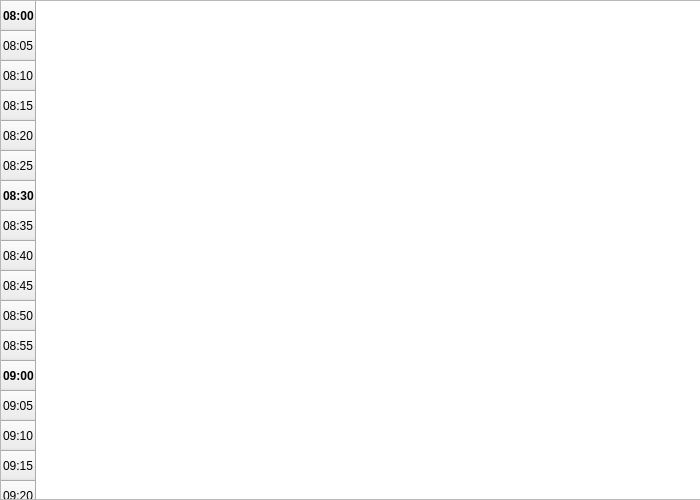
<?xml version="1.0" encoding="UTF-8"?>
<ui version="4.0">
 <class>ScheduleTable</class>
 <widget class="QWidget" name="ScheduleTable">
  <property name="geometry">
   <rect>
    <x>0</x>
    <y>0</y>
    <width>700</width>
    <height>500</height>
   </rect>
  </property>
  <property name="sizePolicy">
   <sizepolicy hsizetype="MinimumExpanding" vsizetype="MinimumExpanding">
    <horstretch>0</horstretch>
    <verstretch>0</verstretch>
   </sizepolicy>
  </property>
  <property name="minimumSize">
   <size>
    <width>500</width>
    <height>200</height>
   </size>
  </property>
  <property name="windowTitle">
   <string>Form</string>
  </property>
  <widget class="QTableWidget" name="tableWidget">
   <property name="geometry">
    <rect>
     <x>0</x>
     <y>0</y>
     <width>800</width>
     <height>500</height>
    </rect>
   </property>
   <property name="sizePolicy">
    <sizepolicy hsizetype="Expanding" vsizetype="Expanding">
     <horstretch>1</horstretch>
     <verstretch>1</verstretch>
    </sizepolicy>
   </property>
   <property name="minimumSize">
    <size>
     <width>800</width>
     <height>500</height>
    </size>
   </property>
   <property name="gridStyle">
    <enum>Qt::SolidLine</enum>
   </property>
   <row>
    <property name="text">
     <string>08:00</string>
    </property>
    <property name="font">
     <font>
      <weight>75</weight>
      <bold>true</bold>
     </font>
    </property>
   </row>
   <row>
    <property name="text">
     <string>08:05</string>
    </property>
   </row>
   <row>
    <property name="text">
     <string>08:10</string>
    </property>
   </row>
   <row>
    <property name="text">
     <string>08:15</string>
    </property>
   </row>
   <row>
    <property name="text">
     <string>08:20</string>
    </property>
   </row>
   <row>
    <property name="text">
     <string>08:25</string>
    </property>
   </row>
   <row>
    <property name="text">
     <string>08:30</string>
    </property>
    <property name="font">
     <font>
      <weight>75</weight>
      <bold>true</bold>
     </font>
    </property>
   </row>
   <row>
    <property name="text">
     <string>08:35</string>
    </property>
   </row>
   <row>
    <property name="text">
     <string>08:40</string>
    </property>
   </row>
   <row>
    <property name="text">
     <string>08:45</string>
    </property>
   </row>
   <row>
    <property name="text">
     <string>08:50</string>
    </property>
   </row>
   <row>
    <property name="text">
     <string>08:55</string>
    </property>
   </row>
   <row>
    <property name="text">
     <string>09:00</string>
    </property>
    <property name="font">
     <font>
      <weight>75</weight>
      <bold>true</bold>
     </font>
    </property>
   </row>
   <row>
    <property name="text">
     <string>09:05</string>
    </property>
   </row>
   <row>
    <property name="text">
     <string>09:10</string>
    </property>
   </row>
   <row>
    <property name="text">
     <string>09:15</string>
    </property>
   </row>
   <row>
    <property name="text">
     <string>09:20</string>
    </property>
   </row>
   <row>
    <property name="text">
     <string>09:25</string>
    </property>
   </row>
   <row>
    <property name="text">
     <string>09:30</string>
    </property>
    <property name="font">
     <font>
      <weight>75</weight>
      <bold>true</bold>
     </font>
    </property>
   </row>
   <row>
    <property name="text">
     <string>09:35</string>
    </property>
   </row>
   <row>
    <property name="text">
     <string>09:40</string>
    </property>
   </row>
   <row>
    <property name="text">
     <string>09:45</string>
    </property>
   </row>
   <row>
    <property name="text">
     <string>09:50</string>
    </property>
   </row>
   <row>
    <property name="text">
     <string>09:55</string>
    </property>
   </row>
   <row>
    <property name="text">
     <string>10:00</string>
    </property>
    <property name="font">
     <font>
      <weight>75</weight>
      <bold>true</bold>
     </font>
    </property>
   </row>
   <row>
    <property name="text">
     <string>10:05</string>
    </property>
   </row>
   <row>
    <property name="text">
     <string>10:10</string>
    </property>
   </row>
   <row>
    <property name="text">
     <string>10:15</string>
    </property>
   </row>
   <row>
    <property name="text">
     <string>10:20</string>
    </property>
   </row>
   <row>
    <property name="text">
     <string>10:25</string>
    </property>
   </row>
   <row>
    <property name="text">
     <string>10:30</string>
    </property>
    <property name="font">
     <font>
      <weight>75</weight>
      <bold>true</bold>
     </font>
    </property>
   </row>
   <row>
    <property name="text">
     <string>10:35</string>
    </property>
   </row>
   <row>
    <property name="text">
     <string>10:40</string>
    </property>
   </row>
   <row>
    <property name="text">
     <string>10:45</string>
    </property>
   </row>
   <row>
    <property name="text">
     <string>10:50</string>
    </property>
   </row>
   <row>
    <property name="text">
     <string>10:55</string>
    </property>
   </row>
   <row>
    <property name="text">
     <string>11:00</string>
    </property>
    <property name="font">
     <font>
      <weight>75</weight>
      <bold>true</bold>
     </font>
    </property>
   </row>
   <row>
    <property name="text">
     <string>11:05</string>
    </property>
   </row>
   <row>
    <property name="text">
     <string>11:10</string>
    </property>
   </row>
   <row>
    <property name="text">
     <string>11:15</string>
    </property>
   </row>
   <row>
    <property name="text">
     <string>11:20</string>
    </property>
   </row>
   <row>
    <property name="text">
     <string>11:25</string>
    </property>
   </row>
   <row>
    <property name="text">
     <string>11:30</string>
    </property>
    <property name="font">
     <font>
      <weight>75</weight>
      <bold>true</bold>
     </font>
    </property>
   </row>
   <row>
    <property name="text">
     <string>11:35</string>
    </property>
   </row>
   <row>
    <property name="text">
     <string>10:40</string>
    </property>
   </row>
   <row>
    <property name="text">
     <string>11:45</string>
    </property>
   </row>
   <row>
    <property name="text">
     <string>11:50</string>
    </property>
   </row>
   <row>
    <property name="text">
     <string>11:55</string>
    </property>
   </row>
   <row>
    <property name="text">
     <string>12:00</string>
    </property>
    <property name="font">
     <font>
      <weight>75</weight>
      <bold>true</bold>
     </font>
    </property>
   </row>
   <row>
    <property name="text">
     <string>12:05</string>
    </property>
   </row>
   <row>
    <property name="text">
     <string>12:10</string>
    </property>
   </row>
   <row>
    <property name="text">
     <string>12:15</string>
    </property>
   </row>
   <row>
    <property name="text">
     <string>12:20</string>
    </property>
   </row>
   <row>
    <property name="text">
     <string>12:25</string>
    </property>
   </row>
   <row>
    <property name="text">
     <string>12:30</string>
    </property>
    <property name="font">
     <font>
      <weight>75</weight>
      <bold>true</bold>
     </font>
    </property>
   </row>
   <row>
    <property name="text">
     <string>12:35</string>
    </property>
   </row>
   <row>
    <property name="text">
     <string>12:40</string>
    </property>
   </row>
   <row>
    <property name="text">
     <string>12:45</string>
    </property>
   </row>
   <row>
    <property name="text">
     <string>12:50</string>
    </property>
   </row>
   <row>
    <property name="text">
     <string>12:55</string>
    </property>
   </row>
   <row>
    <property name="text">
     <string>13:00</string>
    </property>
    <property name="font">
     <font>
      <weight>75</weight>
      <bold>true</bold>
     </font>
    </property>
   </row>
   <row>
    <property name="text">
     <string>13:05</string>
    </property>
   </row>
   <row>
    <property name="text">
     <string>13:10</string>
    </property>
   </row>
   <row>
    <property name="text">
     <string>13:15</string>
    </property>
   </row>
   <row>
    <property name="text">
     <string>13:20</string>
    </property>
   </row>
   <row>
    <property name="text">
     <string>13:25</string>
    </property>
   </row>
   <row>
    <property name="text">
     <string>13:30</string>
    </property>
    <property name="font">
     <font>
      <weight>75</weight>
      <bold>true</bold>
     </font>
    </property>
   </row>
   <row>
    <property name="text">
     <string>13:35</string>
    </property>
   </row>
   <row>
    <property name="text">
     <string>13:40</string>
    </property>
   </row>
   <row>
    <property name="text">
     <string>13:45</string>
    </property>
   </row>
   <row>
    <property name="text">
     <string>13:50</string>
    </property>
    <property name="font">
     <font>
      <weight>50</weight>
      <bold>false</bold>
     </font>
    </property>
   </row>
   <row>
    <property name="text">
     <string>13:55</string>
    </property>
   </row>
   <row>
    <property name="text">
     <string>14:00</string>
    </property>
    <property name="font">
     <font>
      <weight>75</weight>
      <bold>true</bold>
     </font>
    </property>
   </row>
   <row>
    <property name="text">
     <string>14:05</string>
    </property>
   </row>
   <row>
    <property name="text">
     <string>14:10</string>
    </property>
   </row>
   <row>
    <property name="text">
     <string>14:15</string>
    </property>
   </row>
   <row>
    <property name="text">
     <string>14:20</string>
    </property>
   </row>
   <row>
    <property name="text">
     <string>14:25</string>
    </property>
   </row>
   <row>
    <property name="text">
     <string>14:30</string>
    </property>
    <property name="font">
     <font>
      <weight>75</weight>
      <bold>true</bold>
     </font>
    </property>
   </row>
   <row>
    <property name="text">
     <string>14:35</string>
    </property>
   </row>
   <row>
    <property name="text">
     <string>14:40</string>
    </property>
   </row>
   <row>
    <property name="text">
     <string>14:45</string>
    </property>
   </row>
   <row>
    <property name="text">
     <string>14:50</string>
    </property>
   </row>
   <row>
    <property name="text">
     <string>14:55</string>
    </property>
   </row>
   <row>
    <property name="text">
     <string>15:00</string>
    </property>
    <property name="font">
     <font>
      <weight>75</weight>
      <bold>true</bold>
     </font>
    </property>
   </row>
   <row>
    <property name="text">
     <string>15:05</string>
    </property>
   </row>
   <row>
    <property name="text">
     <string>15:10</string>
    </property>
   </row>
   <row>
    <property name="text">
     <string>15:15</string>
    </property>
   </row>
   <row>
    <property name="text">
     <string>15:20</string>
    </property>
   </row>
   <row>
    <property name="text">
     <string>15:25</string>
    </property>
   </row>
   <row>
    <property name="text">
     <string>15:30</string>
    </property>
    <property name="font">
     <font>
      <weight>75</weight>
      <bold>true</bold>
     </font>
    </property>
   </row>
   <row>
    <property name="text">
     <string>15:35</string>
    </property>
   </row>
   <row>
    <property name="text">
     <string>15:40</string>
    </property>
   </row>
   <row>
    <property name="text">
     <string>15:45</string>
    </property>
   </row>
   <row>
    <property name="text">
     <string>15:50</string>
    </property>
   </row>
   <row>
    <property name="text">
     <string>15:55</string>
    </property>
   </row>
   <row>
    <property name="text">
     <string>16:00</string>
    </property>
    <property name="font">
     <font>
      <weight>75</weight>
      <bold>true</bold>
     </font>
    </property>
   </row>
   <row>
    <property name="text">
     <string>16:05</string>
    </property>
   </row>
   <row>
    <property name="text">
     <string>16:10</string>
    </property>
   </row>
   <row>
    <property name="text">
     <string>16:15</string>
    </property>
   </row>
   <row>
    <property name="text">
     <string>16:20</string>
    </property>
   </row>
   <row>
    <property name="text">
     <string>16:25</string>
    </property>
   </row>
   <row>
    <property name="text">
     <string>16:30</string>
    </property>
    <property name="font">
     <font>
      <weight>75</weight>
      <bold>true</bold>
     </font>
    </property>
   </row>
   <row>
    <property name="text">
     <string>16:35</string>
    </property>
   </row>
   <row>
    <property name="text">
     <string>16:40</string>
    </property>
   </row>
   <row>
    <property name="text">
     <string>16:45</string>
    </property>
   </row>
   <row>
    <property name="text">
     <string>16:50</string>
    </property>
   </row>
   <row>
    <property name="text">
     <string>16:55</string>
    </property>
   </row>
   <row>
    <property name="text">
     <string>17:00</string>
    </property>
    <property name="font">
     <font>
      <weight>75</weight>
      <bold>true</bold>
     </font>
    </property>
   </row>
   <row>
    <property name="text">
     <string>17:05</string>
    </property>
   </row>
   <row>
    <property name="text">
     <string>17:10</string>
    </property>
   </row>
   <row>
    <property name="text">
     <string>17:15</string>
    </property>
   </row>
   <row>
    <property name="text">
     <string>17:20</string>
    </property>
   </row>
   <row>
    <property name="text">
     <string>17:25</string>
    </property>
   </row>
   <row>
    <property name="text">
     <string>17:30</string>
    </property>
    <property name="font">
     <font>
      <weight>75</weight>
      <bold>true</bold>
     </font>
    </property>
   </row>
   <row>
    <property name="text">
     <string>17:35</string>
    </property>
   </row>
  </widget>
 </widget>
 <resources/>
 <connections/>
</ui>
